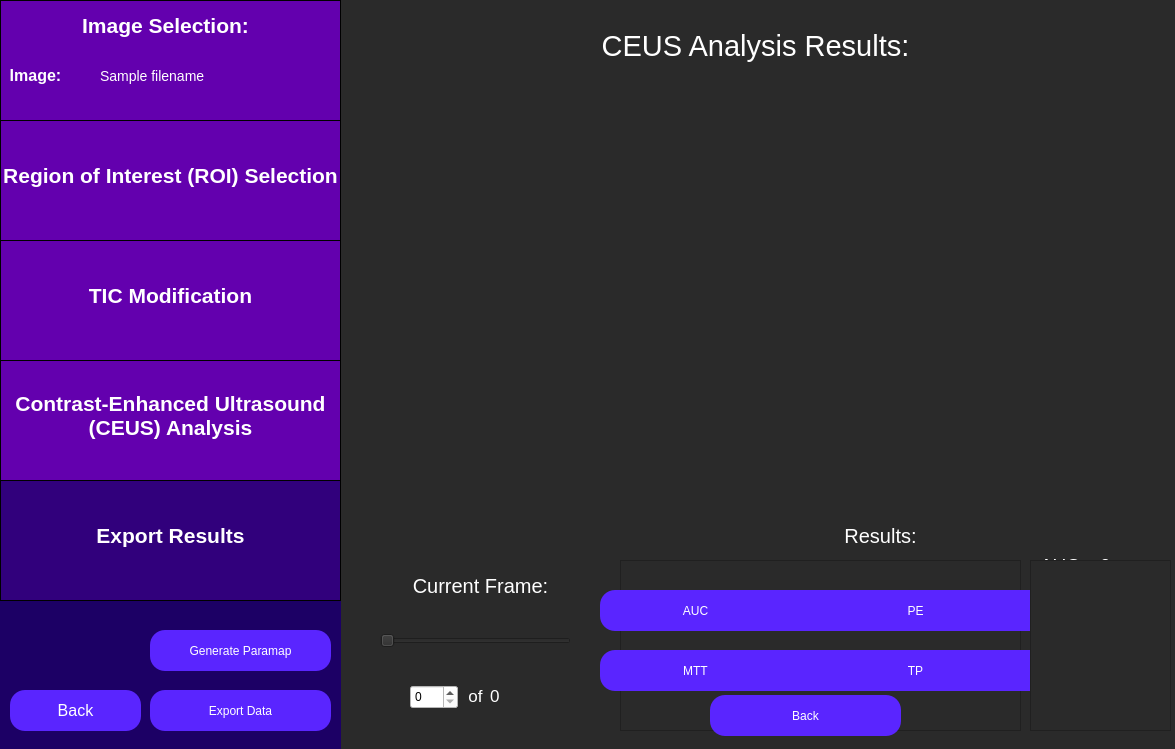
<?xml version="1.0" encoding="UTF-8"?>
<ui version="4.0">
 <class>ceusAnalysis</class>
 <widget class="QWidget" name="ceusAnalysis">
  <property name="geometry">
   <rect>
    <x>0</x>
    <y>0</y>
    <width>1175</width>
    <height>749</height>
   </rect>
  </property>
  <property name="windowTitle">
   <string>CEUS Analysis</string>
  </property>
  <property name="styleSheet">
   <string notr="true">QWidget {
	background: rgb(42, 42, 42);
}</string>
  </property>
  <widget class="QLabel" name="curSliceLabel">
   <property name="geometry">
    <rect>
     <x>300</x>
     <y>560</y>
     <width>361</width>
     <height>51</height>
    </rect>
   </property>
   <property name="styleSheet">
    <string notr="true">QLabel {
	font-size: 20px;
	color: rgb(255, 255, 255);
	background-color: rgba(255, 255, 255, 0);
}</string>
   </property>
   <property name="text">
    <string>Current Frame:</string>
   </property>
   <property name="textFormat">
    <enum>Qt::AutoText</enum>
   </property>
   <property name="scaledContents">
    <bool>false</bool>
   </property>
   <property name="alignment">
    <set>Qt::AlignCenter</set>
   </property>
   <property name="wordWrap">
    <bool>true</bool>
   </property>
  </widget>
  <widget class="QSlider" name="curSliceSlider">
   <property name="geometry">
    <rect>
     <x>380</x>
     <y>620</y>
     <width>191</width>
     <height>41</height>
    </rect>
   </property>
   <property name="orientation">
    <enum>Qt::Horizontal</enum>
   </property>
  </widget>
  <widget class="QLabel" name="curSliceOfLabel">
   <property name="geometry">
    <rect>
     <x>455</x>
     <y>680</y>
     <width>41</width>
     <height>31</height>
    </rect>
   </property>
   <property name="styleSheet">
    <string notr="true">QLabel {
	font-size: 17px;
	color: rgb(255, 255, 255);
	background-color: rgba(255, 255, 255, 0);
}</string>
   </property>
   <property name="text">
    <string>of</string>
   </property>
   <property name="alignment">
    <set>Qt::AlignCenter</set>
   </property>
   <property name="textInteractionFlags">
    <set>Qt::NoTextInteraction</set>
   </property>
  </widget>
  <widget class="QWidget" name="sidebar" native="true">
   <property name="geometry">
    <rect>
     <x>0</x>
     <y>0</y>
     <width>341</width>
     <height>751</height>
    </rect>
   </property>
   <property name="toolTip">
    <string>&lt;html&gt;&lt;head/&gt;&lt;body&gt;&lt;p&gt;&lt;br/&gt;&lt;/p&gt;&lt;/body&gt;&lt;/html&gt;</string>
   </property>
   <property name="styleSheet">
    <string notr="true">QWidget {
	background-color: rgb(28, 0, 101);
}</string>
   </property>
   <widget class="QFrame" name="imageSelectionSidebar">
    <property name="geometry">
     <rect>
      <x>0</x>
      <y>0</y>
      <width>341</width>
      <height>121</height>
     </rect>
    </property>
    <property name="styleSheet">
     <string notr="true">QFrame {
	background-color: rgb(99, 0, 174);
	border: 1px solid black;
}</string>
    </property>
    <property name="frameShape">
     <enum>QFrame::StyledPanel</enum>
    </property>
    <property name="frameShadow">
     <enum>QFrame::Raised</enum>
    </property>
    <widget class="QLabel" name="imageSelectionLabelSidebar">
     <property name="geometry">
      <rect>
       <x>70</x>
       <y>0</y>
       <width>191</width>
       <height>51</height>
      </rect>
     </property>
     <property name="styleSheet">
      <string notr="true">QLabel {
	font-size: 21px;
	color: rgb(255, 255, 255);
	background-color: rgba(255, 255, 255, 0);
	border: 0px;
	font-weight: bold;
}</string>
     </property>
     <property name="text">
      <string>Image Selection:</string>
     </property>
     <property name="alignment">
      <set>Qt::AlignCenter</set>
     </property>
    </widget>
    <widget class="QLabel" name="imageLabel">
     <property name="geometry">
      <rect>
       <x>-60</x>
       <y>50</y>
       <width>191</width>
       <height>51</height>
      </rect>
     </property>
     <property name="styleSheet">
      <string notr="true">QLabel {
	font-size: 16px;
	color: rgb(255, 255, 255);
	background-color: rgba(255, 255, 255, 0);
	border: 0px;
	font-weight: bold;
}</string>
     </property>
     <property name="text">
      <string>Image:</string>
     </property>
     <property name="alignment">
      <set>Qt::AlignCenter</set>
     </property>
    </widget>
    <widget class="QLabel" name="imagePathInput">
     <property name="geometry">
      <rect>
       <x>100</x>
       <y>50</y>
       <width>241</width>
       <height>51</height>
      </rect>
     </property>
     <property name="styleSheet">
      <string notr="true">QLabel {
	font-size: 14px;
	color: rgb(255, 255, 255);
	background-color: rgba(255, 255, 255, 0);
	border: 0px;
}</string>
     </property>
     <property name="text">
      <string>Sample filename </string>
     </property>
     <property name="alignment">
      <set>Qt::AlignLeading|Qt::AlignLeft|Qt::AlignVCenter</set>
     </property>
    </widget>
   </widget>
   <widget class="QFrame" name="roiSidebar">
    <property name="geometry">
     <rect>
      <x>0</x>
      <y>120</y>
      <width>341</width>
      <height>121</height>
     </rect>
    </property>
    <property name="styleSheet">
     <string notr="true">QFrame {
	background-color: rgb(99, 0, 174);
	border: 1px solid black;
}</string>
    </property>
    <property name="frameShape">
     <enum>QFrame::StyledPanel</enum>
    </property>
    <property name="frameShadow">
     <enum>QFrame::Raised</enum>
    </property>
    <widget class="QLabel" name="roiSidebarLabel">
     <property name="geometry">
      <rect>
       <x>0</x>
       <y>30</y>
       <width>341</width>
       <height>51</height>
      </rect>
     </property>
     <property name="styleSheet">
      <string notr="true">QLabel {
	font-size: 21px;
	color: rgb(255, 255, 255);
	background-color: rgba(255, 255, 255, 0);
	border: 0px;
	font-weight: bold;
}</string>
     </property>
     <property name="text">
      <string>Region of Interest (ROI) Selection</string>
     </property>
     <property name="alignment">
      <set>Qt::AlignCenter</set>
     </property>
    </widget>
   </widget>
   <widget class="QFrame" name="rfAnalysisSidebar">
    <property name="geometry">
     <rect>
      <x>0</x>
      <y>480</y>
      <width>341</width>
      <height>121</height>
     </rect>
    </property>
    <property name="styleSheet">
     <string notr="true">QFrame {
	background-color:  rgb(49, 0, 124);
	border: 1px solid black;
}</string>
    </property>
    <property name="frameShape">
     <enum>QFrame::StyledPanel</enum>
    </property>
    <property name="frameShadow">
     <enum>QFrame::Raised</enum>
    </property>
    <widget class="QLabel" name="rfAnalysisLabel">
     <property name="geometry">
      <rect>
       <x>0</x>
       <y>30</y>
       <width>341</width>
       <height>51</height>
      </rect>
     </property>
     <property name="styleSheet">
      <string notr="true">QLabel {
	font-size: 21px;
	color: rgb(255, 255, 255);
	background-color: rgba(255, 255, 255, 0);
	border: 0px;
	font-weight: bold;
}</string>
     </property>
     <property name="text">
      <string>Export Results</string>
     </property>
     <property name="alignment">
      <set>Qt::AlignCenter</set>
     </property>
    </widget>
   </widget>
   <widget class="QFrame" name="ticAnalysisSidebar">
    <property name="geometry">
     <rect>
      <x>0</x>
      <y>360</y>
      <width>341</width>
      <height>121</height>
     </rect>
    </property>
    <property name="styleSheet">
     <string notr="true">QFrame {
	background-color:  rgb(99, 0, 174);
	border: 1px solid black;
}</string>
    </property>
    <property name="frameShape">
     <enum>QFrame::StyledPanel</enum>
    </property>
    <property name="frameShadow">
     <enum>QFrame::Raised</enum>
    </property>
    <widget class="QLabel" name="ticAnalysisLabel">
     <property name="geometry">
      <rect>
       <x>0</x>
       <y>30</y>
       <width>341</width>
       <height>51</height>
      </rect>
     </property>
     <property name="styleSheet">
      <string notr="true">QLabel {
	font-size: 21px;
	color: rgb(255, 255, 255);
	background-color: rgba(255, 255, 255, 0);
	border: 0px;
	font-weight: bold;
}</string>
     </property>
     <property name="text">
      <string>Contrast-Enhanced Ultrasound
(CEUS) Analysis</string>
     </property>
     <property name="alignment">
      <set>Qt::AlignCenter</set>
     </property>
    </widget>
   </widget>
   <widget class="QPushButton" name="genParamapButton">
    <property name="geometry">
     <rect>
      <x>150</x>
      <y>630</y>
      <width>181</width>
      <height>41</height>
     </rect>
    </property>
    <property name="styleSheet">
     <string notr="true">QPushButton {
	color: white;
	font-size: 12px;
	background: rgb(90, 37, 255);
	border-radius: 15px;
}
QPushButton:checked {
	color:white; 
	font-size: 12px;
	background: rgb(45, 0, 110);
	border-radius: 15px;
}</string>
    </property>
    <property name="text">
     <string>Generate Paramap</string>
    </property>
   </widget>
   <widget class="QPushButton" name="exportDataButton">
    <property name="geometry">
     <rect>
      <x>150</x>
      <y>690</y>
      <width>181</width>
      <height>41</height>
     </rect>
    </property>
    <property name="styleSheet">
     <string notr="true">QPushButton {
	color: white;
	font-size: 12px;
	background: rgb(90, 37, 255);
	border-radius: 15px;
}
QPushButton:checked {
	color:white; 
	font-size: 12px;
	background: rgb(45, 0, 110);
	border-radius: 15px;
}</string>
    </property>
    <property name="text">
     <string>Export Data</string>
    </property>
   </widget>
  </widget>
  <widget class="QFrame" name="analysisParamsSidebar">
   <property name="geometry">
    <rect>
     <x>0</x>
     <y>240</y>
     <width>341</width>
     <height>121</height>
    </rect>
   </property>
   <property name="styleSheet">
    <string notr="true">QFrame {
	background-color: rgb(99, 0, 174);
	border: 1px solid black;
}</string>
   </property>
   <property name="frameShape">
    <enum>QFrame::StyledPanel</enum>
   </property>
   <property name="frameShadow">
    <enum>QFrame::Raised</enum>
   </property>
   <widget class="QLabel" name="analysisParamsLabel">
    <property name="geometry">
     <rect>
      <x>0</x>
      <y>30</y>
      <width>341</width>
      <height>51</height>
     </rect>
    </property>
    <property name="styleSheet">
     <string notr="true">QLabel {
	font-size: 21px;
	color: rgb(255, 255, 255);
	background-color: rgba(255, 255, 255, 0);
	border: 0px;
	font-weight:bold;
}</string>
    </property>
    <property name="text">
     <string>TIC Modification</string>
    </property>
    <property name="alignment">
     <set>Qt::AlignCenter</set>
    </property>
   </widget>
  </widget>
  <widget class="QPushButton" name="backButton">
   <property name="geometry">
    <rect>
     <x>10</x>
     <y>690</y>
     <width>131</width>
     <height>41</height>
    </rect>
   </property>
   <property name="styleSheet">
    <string notr="true">QPushButton {
	color: white;
	font-size: 16px;
	background: rgb(90, 37, 255);
	border-radius: 15px;
}</string>
   </property>
   <property name="text">
    <string>Back</string>
   </property>
  </widget>
  <widget class="QSpinBox" name="curSliceSpinBox">
   <property name="geometry">
    <rect>
     <x>410</x>
     <y>685</y>
     <width>48</width>
     <height>24</height>
    </rect>
   </property>
   <property name="styleSheet">
    <string notr="true">QSpinBox {
	background: white;
	color: black;
}</string>
   </property>
  </widget>
  <widget class="QLabel" name="constructRoiLabel">
   <property name="geometry">
    <rect>
     <x>540</x>
     <y>-20</y>
     <width>431</width>
     <height>131</height>
    </rect>
   </property>
   <property name="styleSheet">
    <string notr="true">QLabel {
	font-size: 29px;
	color: rgb(255, 255, 255);
	background-color: rgba(255, 255, 255, 0);
}</string>
   </property>
   <property name="text">
    <string>CEUS Analysis Results:</string>
   </property>
   <property name="textFormat">
    <enum>Qt::AutoText</enum>
   </property>
   <property name="scaledContents">
    <bool>false</bool>
   </property>
   <property name="alignment">
    <set>Qt::AlignCenter</set>
   </property>
   <property name="wordWrap">
    <bool>true</bool>
   </property>
  </widget>
  <widget class="QLabel" name="ceCoverLabel">
   <property name="geometry">
    <rect>
     <x>610</x>
     <y>140</y>
     <width>381</width>
     <height>351</height>
    </rect>
   </property>
   <property name="styleSheet">
    <string notr="true">QLabel {
	background-color: transparent;
}</string>
   </property>
   <property name="text">
    <string/>
   </property>
  </widget>
  <widget class="QLabel" name="peVal">
   <property name="geometry">
    <rect>
     <x>1100</x>
     <y>560</y>
     <width>51</width>
     <height>51</height>
    </rect>
   </property>
   <property name="font">
    <font>
     <pointsize>14</pointsize>
    </font>
   </property>
   <property name="styleSheet">
    <string notr="true">QLabel {
	color: white;
	background-color: rgba(0,0,0,0);
}</string>
   </property>
   <property name="text">
    <string>0</string>
   </property>
   <property name="alignment">
    <set>Qt::AlignLeading|Qt::AlignLeft|Qt::AlignVCenter</set>
   </property>
  </widget>
  <widget class="QLabel" name="tpLabel">
   <property name="geometry">
    <rect>
     <x>1040</x>
     <y>600</y>
     <width>91</width>
     <height>51</height>
    </rect>
   </property>
   <property name="font">
    <font>
     <pointsize>14</pointsize>
    </font>
   </property>
   <property name="styleSheet">
    <string notr="true">QLabel {
	color: white;
	background-color: rgba(0,0,0,0);
}</string>
   </property>
   <property name="text">
    <string>TP</string>
   </property>
   <property name="alignment">
    <set>Qt::AlignLeading|Qt::AlignLeft|Qt::AlignVCenter</set>
   </property>
  </widget>
  <widget class="QLabel" name="voiVolumeVal">
   <property name="geometry">
    <rect>
     <x>1100</x>
     <y>650</y>
     <width>151</width>
     <height>51</height>
    </rect>
   </property>
   <property name="font">
    <font>
     <pointsize>14</pointsize>
    </font>
   </property>
   <property name="styleSheet">
    <string notr="true">QLabel {
	color: white;
	background-color: rgba(0,0,0,0);
}</string>
   </property>
   <property name="text">
    <string>0</string>
   </property>
   <property name="alignment">
    <set>Qt::AlignLeading|Qt::AlignLeft|Qt::AlignVCenter</set>
   </property>
  </widget>
  <widget class="QLabel" name="mttLabel">
   <property name="geometry">
    <rect>
     <x>1040</x>
     <y>580</y>
     <width>81</width>
     <height>51</height>
    </rect>
   </property>
   <property name="font">
    <font>
     <pointsize>14</pointsize>
    </font>
   </property>
   <property name="styleSheet">
    <string notr="true">QLabel {
	color: white;
	background-color: rgba(0,0,0,0);
}</string>
   </property>
   <property name="text">
    <string>MTT</string>
   </property>
   <property name="alignment">
    <set>Qt::AlignLeading|Qt::AlignLeft|Qt::AlignVCenter</set>
   </property>
  </widget>
  <widget class="QLabel" name="tpVal">
   <property name="geometry">
    <rect>
     <x>1100</x>
     <y>600</y>
     <width>51</width>
     <height>51</height>
    </rect>
   </property>
   <property name="font">
    <font>
     <pointsize>14</pointsize>
    </font>
   </property>
   <property name="styleSheet">
    <string notr="true">QLabel {
	color: white;
	background-color: rgba(0,0,0,0);
}</string>
   </property>
   <property name="text">
    <string>0</string>
   </property>
   <property name="alignment">
    <set>Qt::AlignLeading|Qt::AlignLeft|Qt::AlignVCenter</set>
   </property>
  </widget>
  <widget class="QLabel" name="voiVolumeLabel">
   <property name="geometry">
    <rect>
     <x>1040</x>
     <y>640</y>
     <width>71</width>
     <height>71</height>
    </rect>
   </property>
   <property name="font">
    <font>
     <pointsize>14</pointsize>
    </font>
   </property>
   <property name="styleSheet">
    <string notr="true">QLabel {
	color: white;
	background-color: rgba(0,0,0,0);
}</string>
   </property>
   <property name="text">
    <string>ROI Area
(mm^2)</string>
   </property>
   <property name="alignment">
    <set>Qt::AlignLeading|Qt::AlignLeft|Qt::AlignVCenter</set>
   </property>
  </widget>
  <widget class="QLabel" name="aucVal">
   <property name="geometry">
    <rect>
     <x>1100</x>
     <y>540</y>
     <width>51</width>
     <height>51</height>
    </rect>
   </property>
   <property name="font">
    <font>
     <pointsize>14</pointsize>
    </font>
   </property>
   <property name="styleSheet">
    <string notr="true">QLabel {
	color: white;
	background-color: rgba(0,0,0,0);
}</string>
   </property>
   <property name="text">
    <string>0</string>
   </property>
   <property name="alignment">
    <set>Qt::AlignLeading|Qt::AlignLeft|Qt::AlignVCenter</set>
   </property>
  </widget>
  <widget class="QLabel" name="peLabel">
   <property name="geometry">
    <rect>
     <x>1040</x>
     <y>560</y>
     <width>91</width>
     <height>51</height>
    </rect>
   </property>
   <property name="font">
    <font>
     <pointsize>14</pointsize>
    </font>
   </property>
   <property name="styleSheet">
    <string notr="true">QLabel {
	color: white;
	background-color: rgba(0,0,0,0);
}</string>
   </property>
   <property name="text">
    <string>PE</string>
   </property>
   <property name="alignment">
    <set>Qt::AlignLeading|Qt::AlignLeft|Qt::AlignVCenter</set>
   </property>
  </widget>
  <widget class="QLabel" name="resultsLabel">
   <property name="geometry">
    <rect>
     <x>700</x>
     <y>510</y>
     <width>361</width>
     <height>51</height>
    </rect>
   </property>
   <property name="styleSheet">
    <string notr="true">QLabel {
	font-size: 20px;
	color: rgb(255, 255, 255);
	background-color: rgba(255, 255, 255, 0);
}</string>
   </property>
   <property name="text">
    <string>Results:</string>
   </property>
   <property name="textFormat">
    <enum>Qt::AutoText</enum>
   </property>
   <property name="scaledContents">
    <bool>false</bool>
   </property>
   <property name="alignment">
    <set>Qt::AlignCenter</set>
   </property>
   <property name="wordWrap">
    <bool>true</bool>
   </property>
  </widget>
  <widget class="QLabel" name="mttVal">
   <property name="geometry">
    <rect>
     <x>1100</x>
     <y>580</y>
     <width>51</width>
     <height>51</height>
    </rect>
   </property>
   <property name="font">
    <font>
     <pointsize>14</pointsize>
    </font>
   </property>
   <property name="styleSheet">
    <string notr="true">QLabel {
	color: white;
	background-color: rgba(0,0,0,0);
}</string>
   </property>
   <property name="text">
    <string>0</string>
   </property>
   <property name="alignment">
    <set>Qt::AlignLeading|Qt::AlignLeft|Qt::AlignVCenter</set>
   </property>
  </widget>
  <widget class="QLabel" name="aucLabel">
   <property name="geometry">
    <rect>
     <x>1040</x>
     <y>540</y>
     <width>81</width>
     <height>51</height>
    </rect>
   </property>
   <property name="font">
    <font>
     <pointsize>14</pointsize>
    </font>
   </property>
   <property name="styleSheet">
    <string notr="true">QLabel {
	color: white;
	background-color: rgba(0,0,0,0);
}</string>
   </property>
   <property name="text">
    <string>AUC</string>
   </property>
   <property name="alignment">
    <set>Qt::AlignLeading|Qt::AlignLeft|Qt::AlignVCenter</set>
   </property>
  </widget>
  <widget class="QLabel" name="curSliceTotal">
   <property name="geometry">
    <rect>
     <x>490</x>
     <y>680</y>
     <width>61</width>
     <height>31</height>
    </rect>
   </property>
   <property name="styleSheet">
    <string notr="true">QLabel {
	font-size: 17px;
	color: rgb(255, 255, 255);
	background-color: rgba(255, 255, 255, 0);
}</string>
   </property>
   <property name="text">
    <string>0</string>
   </property>
   <property name="alignment">
    <set>Qt::AlignLeading|Qt::AlignLeft|Qt::AlignVCenter</set>
   </property>
   <property name="textInteractionFlags">
    <set>Qt::NoTextInteraction</set>
   </property>
  </widget>
  <widget class="QLabel" name="imPlane">
   <property name="geometry">
    <rect>
     <x>410</x>
     <y>80</y>
     <width>691</width>
     <height>421</height>
    </rect>
   </property>
   <property name="text">
    <string/>
   </property>
   <property name="alignment">
    <set>Qt::AlignCenter</set>
   </property>
  </widget>
  <widget class="QLabel" name="t0Label">
   <property name="geometry">
    <rect>
     <x>1040</x>
     <y>620</y>
     <width>91</width>
     <height>51</height>
    </rect>
   </property>
   <property name="font">
    <font>
     <pointsize>14</pointsize>
    </font>
   </property>
   <property name="styleSheet">
    <string notr="true">QLabel {
	color: white;
	background-color: rgba(0,0,0,0);
}</string>
   </property>
   <property name="text">
    <string>T0</string>
   </property>
   <property name="alignment">
    <set>Qt::AlignLeading|Qt::AlignLeft|Qt::AlignVCenter</set>
   </property>
  </widget>
  <widget class="QLabel" name="t0Val">
   <property name="geometry">
    <rect>
     <x>1100</x>
     <y>620</y>
     <width>51</width>
     <height>51</height>
    </rect>
   </property>
   <property name="font">
    <font>
     <pointsize>14</pointsize>
    </font>
   </property>
   <property name="styleSheet">
    <string notr="true">QLabel {
	color: white;
	background-color: rgba(0,0,0,0);
}</string>
   </property>
   <property name="text">
    <string>0</string>
   </property>
   <property name="alignment">
    <set>Qt::AlignLeading|Qt::AlignLeft|Qt::AlignVCenter</set>
   </property>
  </widget>
  <widget class="QLabel" name="maskCoverLabel">
   <property name="geometry">
    <rect>
     <x>410</x>
     <y>80</y>
     <width>691</width>
     <height>421</height>
    </rect>
   </property>
   <property name="styleSheet">
    <string notr="true">
background-color: rgba(255, 255, 255, 0);</string>
   </property>
   <property name="text">
    <string/>
   </property>
   <property name="alignment">
    <set>Qt::AlignCenter</set>
   </property>
  </widget>
  <widget class="QPushButton" name="showTicButton">
   <property name="geometry">
    <rect>
     <x>680</x>
     <y>590</y>
     <width>411</width>
     <height>41</height>
    </rect>
   </property>
   <property name="styleSheet">
    <string notr="true">QPushButton {
	color: white;
	font-size: 12px;
	background: rgb(90, 37, 255);
	border-radius: 15px;
}
QPushButton:checked {
	color:white; 
	font-size: 12px;
	background: rgb(45, 0, 110);
	border-radius: 15px;
}</string>
   </property>
   <property name="text">
    <string>Show TIC</string>
   </property>
  </widget>
  <widget class="QPushButton" name="loadParamapButton">
   <property name="geometry">
    <rect>
     <x>680</x>
     <y>650</y>
     <width>411</width>
     <height>41</height>
    </rect>
   </property>
   <property name="styleSheet">
    <string notr="true">QPushButton {
	color: white;
	font-size: 12px;
	background: rgb(90, 37, 255);
	border-radius: 15px;
}
QPushButton:checked {
	color:white; 
	font-size: 12px;
	background: rgb(45, 0, 110);
	border-radius: 15px;
}</string>
   </property>
   <property name="text">
    <string>Load Parametric Map</string>
   </property>
  </widget>
  <widget class="QFrame" name="ticDisplay">
   <property name="geometry">
    <rect>
     <x>620</x>
     <y>560</y>
     <width>401</width>
     <height>171</height>
    </rect>
   </property>
   <property name="frameShape">
    <enum>QFrame::StyledPanel</enum>
   </property>
   <property name="frameShadow">
    <enum>QFrame::Raised</enum>
   </property>
  </widget>
  <widget class="QPushButton" name="ticBackButton">
   <property name="geometry">
    <rect>
     <x>1040</x>
     <y>700</y>
     <width>121</width>
     <height>31</height>
    </rect>
   </property>
   <property name="styleSheet">
    <string notr="true">QPushButton {
	color: white;
	font-size: 12px;
	background: rgb(90, 37, 255);
	border-radius: 15px;
}
QPushButton:checked {
	color:white; 
	font-size: 12px;
	background: rgb(45, 0, 110);
	border-radius: 15px;
}</string>
   </property>
   <property name="text">
    <string>Back</string>
   </property>
  </widget>
  <widget class="QPushButton" name="peParamapButton">
   <property name="geometry">
    <rect>
     <x>820</x>
     <y>590</y>
     <width>191</width>
     <height>41</height>
    </rect>
   </property>
   <property name="styleSheet">
    <string notr="true">QPushButton {
	color: white;
	font-size: 12px;
	background: rgb(90, 37, 255);
	border-radius: 15px;
}
QPushButton:checked {
	color:white; 
	font-size: 12px;
	background: rgb(45, 0, 110);
	border-radius: 15px;
}</string>
   </property>
   <property name="text">
    <string>PE</string>
   </property>
  </widget>
  <widget class="QPushButton" name="aucParamapButton">
   <property name="geometry">
    <rect>
     <x>600</x>
     <y>590</y>
     <width>191</width>
     <height>41</height>
    </rect>
   </property>
   <property name="styleSheet">
    <string notr="true">QPushButton {
	color: white;
	font-size: 12px;
	background: rgb(90, 37, 255);
	border-radius: 15px;
}
QPushButton:checked {
	color:white; 
	font-size: 12px;
	background: rgb(45, 0, 110);
	border-radius: 15px;
}</string>
   </property>
   <property name="text">
    <string>AUC</string>
   </property>
  </widget>
  <widget class="QPushButton" name="mttParamapButton">
   <property name="geometry">
    <rect>
     <x>600</x>
     <y>650</y>
     <width>191</width>
     <height>41</height>
    </rect>
   </property>
   <property name="styleSheet">
    <string notr="true">QPushButton {
	color: white;
	font-size: 12px;
	background: rgb(90, 37, 255);
	border-radius: 15px;
}
QPushButton:checked {
	color:white; 
	font-size: 12px;
	background: rgb(45, 0, 110);
	border-radius: 15px;
}</string>
   </property>
   <property name="text">
    <string>MTT</string>
   </property>
  </widget>
  <widget class="QPushButton" name="tpParamapButton">
   <property name="geometry">
    <rect>
     <x>820</x>
     <y>650</y>
     <width>191</width>
     <height>41</height>
    </rect>
   </property>
   <property name="styleSheet">
    <string notr="true">QPushButton {
	color: white;
	font-size: 12px;
	background: rgb(90, 37, 255);
	border-radius: 15px;
}
QPushButton:checked {
	color:white; 
	font-size: 12px;
	background: rgb(45, 0, 110);
	border-radius: 15px;
}</string>
   </property>
   <property name="text">
    <string>TP</string>
   </property>
  </widget>
  <widget class="QPushButton" name="backFromParamapButton">
   <property name="geometry">
    <rect>
     <x>710</x>
     <y>695</y>
     <width>191</width>
     <height>41</height>
    </rect>
   </property>
   <property name="styleSheet">
    <string notr="true">QPushButton {
	color: white;
	font-size: 12px;
	background: rgb(90, 37, 255);
	border-radius: 15px;
}
QPushButton:checked {
	color:white; 
	font-size: 12px;
	background: rgb(45, 0, 110);
	border-radius: 15px;
}</string>
   </property>
   <property name="text">
    <string>Back</string>
   </property>
  </widget>
  <widget class="QFrame" name="legend">
   <property name="geometry">
    <rect>
     <x>1030</x>
     <y>560</y>
     <width>141</width>
     <height>171</height>
    </rect>
   </property>
   <property name="frameShape">
    <enum>QFrame::StyledPanel</enum>
   </property>
   <property name="frameShadow">
    <enum>QFrame::Raised</enum>
   </property>
  </widget>
  <zorder>ticDisplay</zorder>
  <zorder>curSliceLabel</zorder>
  <zorder>curSliceSlider</zorder>
  <zorder>curSliceOfLabel</zorder>
  <zorder>sidebar</zorder>
  <zorder>analysisParamsSidebar</zorder>
  <zorder>backButton</zorder>
  <zorder>curSliceSpinBox</zorder>
  <zorder>constructRoiLabel</zorder>
  <zorder>ceCoverLabel</zorder>
  <zorder>peVal</zorder>
  <zorder>tpLabel</zorder>
  <zorder>voiVolumeVal</zorder>
  <zorder>mttLabel</zorder>
  <zorder>tpVal</zorder>
  <zorder>voiVolumeLabel</zorder>
  <zorder>aucVal</zorder>
  <zorder>peLabel</zorder>
  <zorder>resultsLabel</zorder>
  <zorder>mttVal</zorder>
  <zorder>aucLabel</zorder>
  <zorder>curSliceTotal</zorder>
  <zorder>imPlane</zorder>
  <zorder>t0Label</zorder>
  <zorder>t0Val</zorder>
  <zorder>maskCoverLabel</zorder>
  <zorder>showTicButton</zorder>
  <zorder>loadParamapButton</zorder>
  <zorder>ticBackButton</zorder>
  <zorder>peParamapButton</zorder>
  <zorder>aucParamapButton</zorder>
  <zorder>mttParamapButton</zorder>
  <zorder>tpParamapButton</zorder>
  <zorder>backFromParamapButton</zorder>
  <zorder>legend</zorder>
 </widget>
 <resources/>
 <connections/>
</ui>
